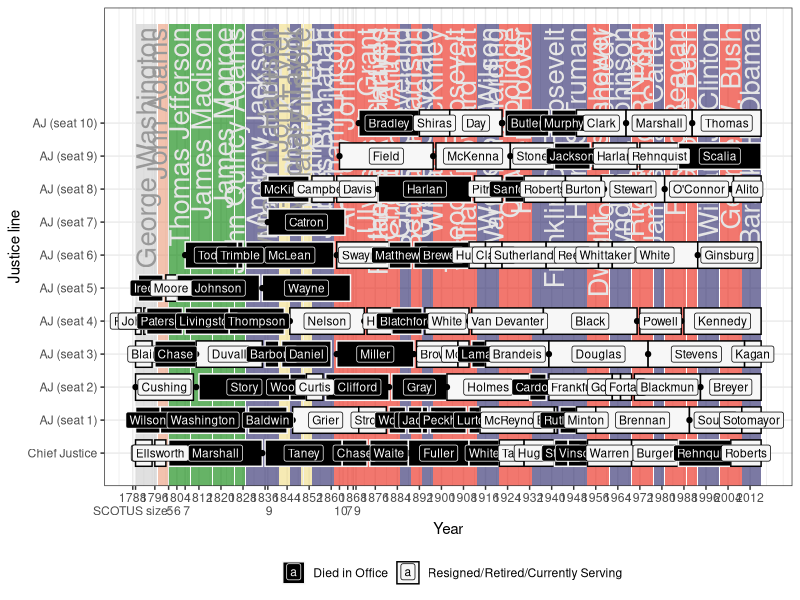
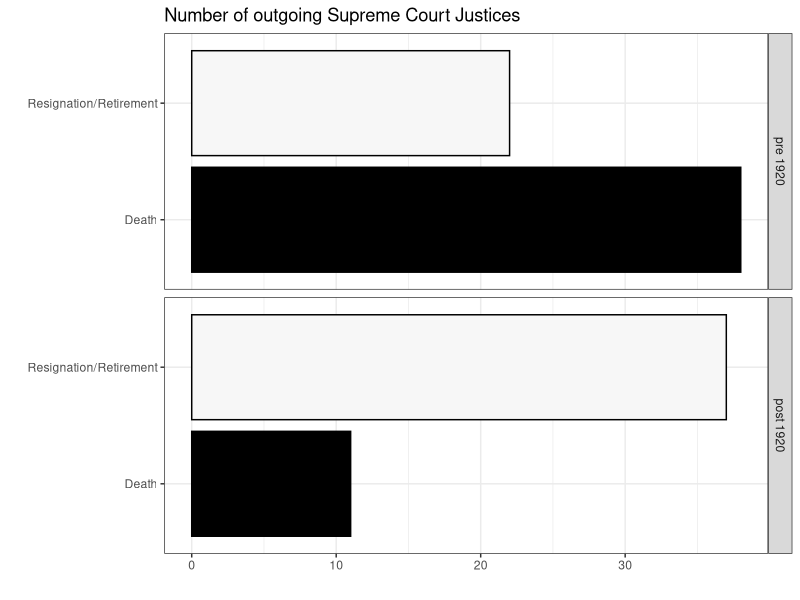

Reproduce these figures in R, in order.
## ---- chunk 1
all <- read.csv("justices-nominations.csv")
presidents <- read.csv("presidents.csv")

number <- c(6, 5, 7, 9, 10, 7, 9)
changes <- c(1789, 1801, 1807, 1837, 1863, 1866, 1869)


presEnd <- 14
## ---- chunk 2
library(ggplot2)
library(lubridate)

all$Line <- factor(all$Line, levels = c("Chief Justice", paste("AJ (seat ",1:10,")",sep="")))

ggplot(data=subset(all, Reason.for!="Rejection")) + 
  geom_rect(aes(xmin=start, xmax=end-0.1), alpha=0.6,  ymin=0, ymax=presEnd,  fill="grey80", data=subset(presidents, Party=="None")) +
  geom_rect(aes(xmin=start, xmax=end-0.1), alpha=0.6,  ymin=0, ymax=presEnd,  fill="#ea9978", data=subset(presidents, Party=="Federalist")) +
  geom_rect(aes(xmin=start, xmax=end-0.1), alpha=0.6,  ymin=0, ymax=presEnd,  fill="#008000", data=subset(presidents, Party %in% c("National-Republican", "Democratic-Republican"))) +
  geom_rect(aes(xmin=start, xmax=end-0.1), alpha=0.6,  ymin=0, ymax=presEnd,  fill="#F0DC82", data=subset(presidents, Party=="Whig")) +
  geom_rect(aes(xmin=start, xmax=end-0.1), alpha=0.6,  ymin=0, ymax=presEnd,  fill="#E91D0E", data=subset(presidents, Party=="Republican")) +
  geom_rect(aes(xmin=start, xmax=end-0.1), alpha=0.6,  ymin=0, ymax=presEnd,  fill="#232066", data=subset(presidents, Party=="Democrat")) +
  geom_text(aes(x=end, label=Name, y=presEnd-0.1), size=7, data=subset(presidents, !(Party %in% c("Federalist","None", "Whig"))), 
            vjust=0, hjust=1, angle=90,  nudge_x=-.5,  colour="grey90") +
  geom_text(aes(x=end, label=Name, y=presEnd-0.1), size=7, data=subset(presidents, (Party %in% c("Federalist", "None", "Whig"))), 
            vjust=0, hjust=1, angle=90,  nudge_x=-.5,  colour="grey60") +
#  geom_rect(aes(xmin=elections-1, xmax=elections), ymin=0, ymax=12, fill="grey85", data=data.frame(elections=elections)) +
#  geom_rect(aes(xmin=changes-0.5, xmax=changes), ymin=0, ymax=12, fill="grey85", data=data.frame(changes=changes)) +
  geom_rect(aes(xmin=appointed, xmax=terminated, ymin=LineNum-.4, ymax=LineNum+.4,
                fill=Died, colour= Died), data=subset(all, Result=="confirmed" & Reason.for != "Rejection")) +
  geom_point(aes(x=year(submit), y=LineNum)) + #, colour=electionYearSubmit)) +
  geom_label(aes(x=(appointed+terminated)/2, y=LineNum, label=Last, fill=Died, colour=Died), size=3, data=subset(all, Result=="confirmed")) +
  theme_bw() +
  #  theme(legend.position="none") + 
  scale_y_discrete(breaks = 1:11, label=levels(all$Line), limits=1:presEnd) +
  scale_x_continuous(breaks=c(changes, seq(1788, 2016, by=8)), 
                     labels=c(paste("\n",c("SCOTUS size: 6",number[-1])), seq(1788, 2016, by=8))) +
  theme(legend.position="bottom") +
  scale_fill_manual("", values=c( "black", "grey97")) +
  scale_colour_manual("", values=c("grey97", "black")) +
  xlab("Year") +
  ylab("Justice line") 
## ---- chunk 3
all$modern <- all$terminated >= 1920
all$modern <- factor(all$modern)
levels(all$modern) <- c("pre 1920", "post 1920")
all$OutAlive <- all$Reason.for != "Death"
all$OutAlive <- factor(all$OutAlive)
levels(all$OutAlive) <- c("Death", "Resignation/Retirement")
qplot(OutAlive, data=na.omit(subset(all, Result=="confirmed" & Reason.for %in% c("Resignation", "Retirement", "Death"))[,c("modern", "OutAlive")]), fill=OutAlive, colour=I("black")) +
  theme_bw() + 
  scale_fill_manual("", values=c( "black", "grey97")) +
#  scale_colour_manual("", values=c("grey97", "black")) +
  ggtitle("Number of outgoing Supreme Court Justices") + 
  coord_flip() +
  theme(legend.position="none") +
  xlab("") + 
  facet_grid(modern~.)
